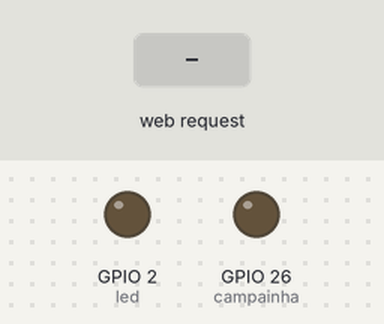
Bench run of a program on a simulated ESP32 board running MicroPython. Shown: output pins drawn as LEDs (lit = HIGH). Dashed ring = blinking. The test bench sets the inputs (shaded band). WiFi joins after 1.5 s; what the program prints to the serial console is not drawn.

Above: at 3.2 s.
3.3 s: HTTP request GET /alerta received
At 4.5 s:
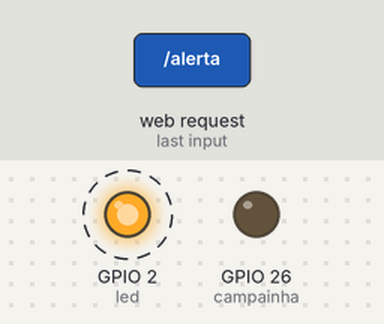
6.3 s: HTTP request GET /tocar received
At 6.6 s:
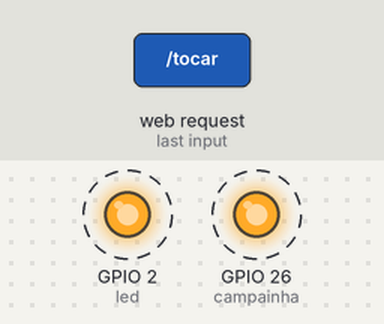
9.3 s: HTTP request GET /parar received
At 9.4 s:
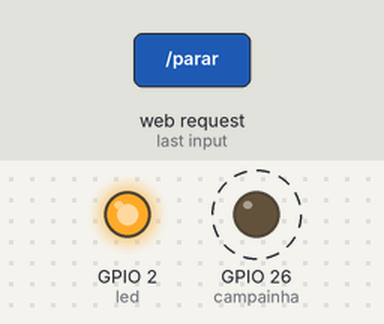
Timing chart, 0 to 12.3 s (numbered marks = the images above; inputs shaded):
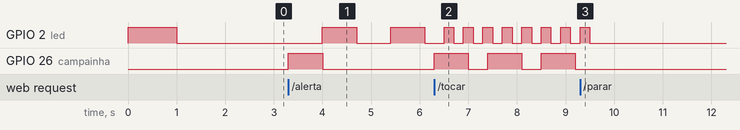

The program:

main.py
```python
# ==========================================================
# Campainha do Quarto — ESP32 (MicroPython)
# Grave este arquivo no ESP32 com o nome main.py (via Thonny)
# Mude IP e PINOS para cada quarto.
#
# Comandos que o PDV manda:
#   /ping    -> responde "ok" (PDV sabe que está online)
#   /alerta  -> 1 toque curto + LED piscando devagar (faltam 5 min)
#   /tocar   -> campainha + LED piscando rápido (tempo acabou)
#   /parar   -> desliga tudo
# ==========================================================
import network
import socket
import time
from machine import Pin, Timer, WDT

# ---------------- CONFIGURAÇÃO ----------------
SSID = "NOME_DO_WIFI"
SENHA = "SENHA_DO_WIFI"

IP = "192.168.0.51"          # Quarto 1 = .51, Quarto 2 = .52 ...
MASCARA = "255.255.255.0"
GATEWAY = "192.168.0.1"      # IP do roteador
DNS = "8.8.8.8"

PINO_CAMPAINHA = 26          # buzzer ou módulo relé
PINO_LED = 2                 # 2 = LED azul da própria placa
RELE_ATIVO_EM_BAIXO = False  # mude para True se o relé ligar com sinal baixo

TOQUES = 3                   # quantos "trim" quando o tempo acaba
TOQUES_AVISO = 1             # quantos "trim" no aviso de 5 minutos (0 = só o LED)
DURACAO_TOQUE = 0.7          # segundos
PAUSA_TOQUE = 0.4
# ----------------------------------------------

campainha = Pin(PINO_CAMPAINHA, Pin.OUT)
led = Pin(PINO_LED, Pin.OUT, value=0)
pisca = Timer(0)
wdt = WDT(timeout=60000)     # reinicia sozinho se travar


def campainha_on(ligar):
    campainha.value((not ligar) if RELE_ATIVO_EM_BAIXO else ligar)


campainha_on(False)


def piscar(ativo, periodo=500):
    pisca.deinit()
    if ativo:
        pisca.init(period=periodo, mode=Timer.PERIODIC,
                   callback=lambda t: led.value(not led.value()))
    else:
        led.value(0)


def tocar(vezes=TOQUES):
    for _ in range(vezes):
        campainha_on(True)
        time.sleep(DURACAO_TOQUE)
        campainha_on(False)
        time.sleep(PAUSA_TOQUE)


def conectar():
    wlan = network.WLAN(network.STA_IF)
    wlan.active(True)
    wlan.ifconfig((IP, MASCARA, GATEWAY, DNS))
    if not wlan.isconnected():
        wlan.connect(SSID, SENHA)
        for _ in range(30):
            if wlan.isconnected():
                break
            led.value(not led.value())   # piscando = conectando
            time.sleep(1)
            wdt.feed()
    led.value(0)
    print("Wi-Fi:", wlan.isconnected(), wlan.ifconfig())
    return wlan


def responder(cl, texto):
    cl.send("HTTP/1.0 200 OK\r\nContent-Type: text/plain\r\n\r\n" + texto)
    cl.close()


def main():
    wlan = conectar()
    s = socket.socket()
    s.setsockopt(socket.SOL_SOCKET, socket.SO_REUSEADDR, 1)
    s.bind(("0.0.0.0", 80))
    s.listen(2)
    s.settimeout(5)

    while True:
        wdt.feed()
        if not wlan.isconnected():
            wlan = conectar()
        try:
            cl, _ = s.accept()
        except OSError:
            continue
        try:
            cl.settimeout(2)
            req = cl.recv(512).decode()
            partes = req.split(" ")
            caminho = partes[1] if len(partes) > 1 else "/"

            if caminho == "/ping":
                responder(cl, "ok")
            elif caminho == "/alerta":
                piscar(True, 700)
                responder(cl, "alerta")    # responde antes para o PDV não esperar
                tocar(TOQUES_AVISO)
            elif caminho == "/tocar":
                piscar(True, 200)
                responder(cl, "tocando")   # responde antes para o PDV não esperar
                tocar()
            elif caminho == "/parar":
                piscar(False)
                campainha_on(False)
                responder(cl, "parado")
            else:
                responder(cl, "comando desconhecido")
        except Exception as e:
            print("erro:", e)
            try:
                cl.close()
            except Exception:
                pass


main()
```

Measured:
- after the input at 3.3 s, GPIO 2 (led): alternates HIGH for 0.70 s and LOW for 0.70 s, starting after 0.70 s; GPIO 26 (campainha): LOW → HIGH at once, → LOW 0.70 s later
- after the input at 6.3 s, GPIO 2 (led): alternates HIGH for 0.20 s and LOW for 0.20 s, starting after 0.20 s; GPIO 26 (campainha): alternates HIGH for 0.70 s and LOW for 0.40 s, starting at once
- after the input at 9.3 s, GPIO 2 (led): goes on until 9.5 s, then stays LOW
